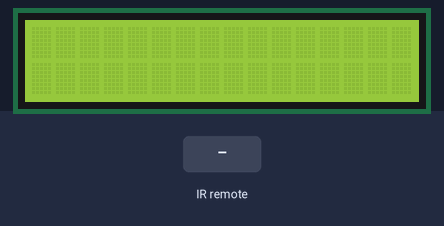
Recording of a sketch running on a simulated Arduino Uno, built with avr-gcc and run on an emulated ATmega328P. Parts: 16×2 character LCD. The test bench sets the inputs (shaded band). Random numbers use the default seed unless the sketch sets one; what the sketch prints to the serial monitor is not drawn.

Above: at 1.2 s.
1.3 s: infrared code 0xE619FF00 received
At 2.1 s:
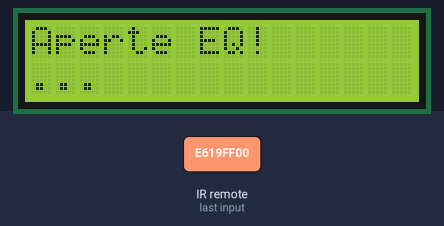
At 3.6 s:
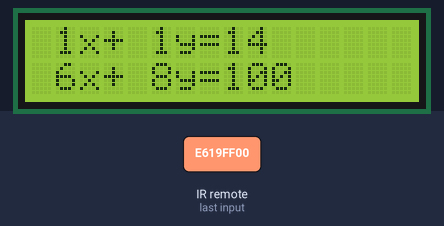
Timing chart, 0 to 5.1 s (numbered marks = the images above; inputs shaded):
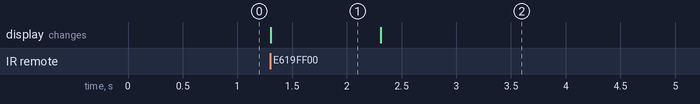

Measured:
- after the input at 1.3 s, the display: changes at once (image 1)
- what the display in image 1 shows lasts 1.0 s, from 1.3 s to 2.3 s

The sketch:

MathLocker.ino
```cpp
#include <LiquidCrystal.h>
#include <IRremote.h>
#include <Servo.h>

Servo tranca_6;
int RECV_PIN = 11;
float eq[2][3];
float teste = 523.56325;
String leitura = "", l1 = "", l2 = "";
long x = 0, y = 0, a = 0, b = 0, n1 = 0, n2 = 0;
bool f = false;
const int rs = 3, en = 4, d4 = A2, d5 = A3, d6 = A4, d7 = A5;
LiquidCrystal lcd(rs, en, d4, d5, d6, d7);

void setup()
{
  Serial.begin(9600);
  lcd.begin(16, 2);
  IrReceiver.begin(RECV_PIN);
  randomSeed(analogRead(0));
}
//Função 1: para leitura dos numeros IR
void lerNumeros() {
  if (IrReceiver.decode()) {
    auto dado = IrReceiver.decodedIRData.decodedRawData;
    Serial.println(dado);
    if (f == false) {
      tranca_6.write(0);
      f = true;
      n1 = random(1, 10);
      n2 = random(1, 10);
      faseUm(n1, n2);
      exibirLcd("Aperte EQ!", "...");
      delay(1000);
      exibirLcd(l1, l2);
    }
    delay(500);
    switch (dado) {
      case 3860463360:
        leitura += "0";
        break;
      case 3125149440:
        leitura += "1";
        break;
      case 3108437760:
        leitura += "2";
        break;
      case 3091726080:
        leitura += "3";
        break;
      case 3141861120:
        leitura += "4";
        break;
      case 3208707840:
        leitura += "5";
        break;
      case 3158572800:
        leitura += "6";
        break;
      case 4161273600:
        leitura += "7";
        break;
      case 3927310080 :
        leitura += "8";
        break;
      case 4127850240:
        leitura += "9";
        break;
      case 3810328320:
        exibirLcd("Digitou: ", leitura);
        exibirLcd("X << ou >> Y", "---escolha---");
        break;
      case 4144561920:
        x = converteNumero(leitura);
        exibirLcd("Adicionado>>X:", leitura);
        leitura = "";
        break;
      case 2774204160:
        y = converteNumero(leitura);
        exibirLcd("Adicionado>>Y:", leitura);
        leitura = "";
        break;
      case 4061003520:
        exibirLcd("[Play] X e Y", "[UP] Resposta");
        break;
      case 3877175040:
        resolveEquacao();
        delay(1500);
        if (y == eq[0][1] && x == eq[0][0]) {
          exibirLcd("Acertou", "Miseravel!!");
          tranca_6.write(90);
        } else {
          exibirLcd("Errouuu...", "Errourude!!");
        }
        break;
    }
    IrReceiver.resume();
    delay(500);
  }
}
//Função 2: de converter em numero
int converteNumero(String teclado) {
  return teclado.toInt();
}
//Função 4: Irá exibir a Matriz da Equacao
void exibirMatriz(){
  l1+=String(eq[0][0],0);
  l1+="x+";
  l1+=String(eq[0][1],0);
  l1+="y=";
  l1+=String(eq[0][2],0);
  l2+=String(eq[1][0],0);
  l2+="x+";
  l2+=String(eq[1][1],0);
  l2+="y=";
  l2+=String(eq[1][2],0);
}
//Função5: Resolve a Equacao
void resolveEquacao() {
  eq[0][1] = ((eq[1][0] * eq[0][2]) - eq[1][2]) / ((eq[1][0] * eq[0][0]) - eq[1][1]);
  eq[0][0] = (eq[0][2] - eq[0][1]);
  exibirMatriz();
}
//Função 6: Monta a Matriz da Equação
void faseUm(long x, long y) {
  a = random(1, 10);
  b = random(1, 10);
  eq[0][0] = 1;
  eq[0][1] = 1;
  eq[0][2] = (x + y);
  eq[1][0] = (a);
  eq[1][1] = (b);
  eq[1][2] = ((a * x) + (b * y));
  exibirMatriz();
}
void exibirLcd(String l1, String l2){
  if(l1 && l2){
    lcd.clear();
    lcd.setCursor(0, 0);
    lcd.print(l1);
    lcd.setCursor(0,1);
    lcd.print(l2);
  }
}
void loop() {
  lerNumeros();
}
```
